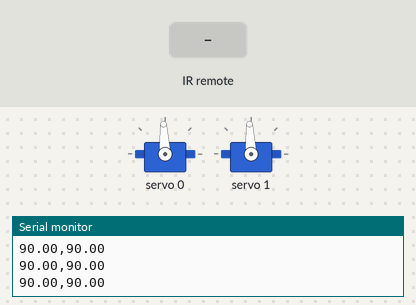
Simulated run of this sketch. Board: Arduino Uno, built with avr-gcc and run on an emulated ATmega328P. On the bench: 2 × servo, the last lines printed to the serial monitor. The test bench sets the inputs (shaded band).

Above: at 2.7 s.
2.8 s: infrared code 0xF708FF00 received
At 3.8 s:
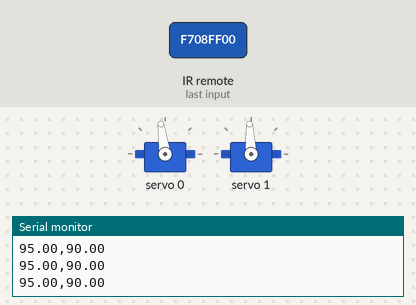
4.3 s: infrared code 0xF708FF00 received
At 4.8 s:
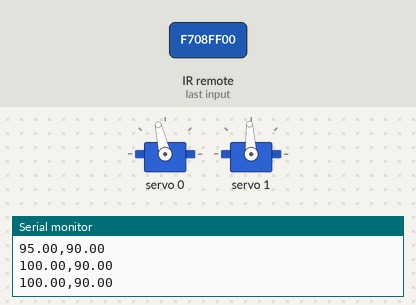
5.8 s: infrared code 0xA55AFF00 received
At 6.2 s:
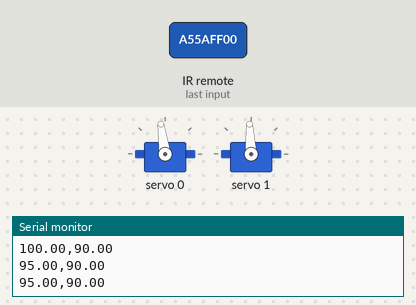
Timing chart, 0 to 8.8 s (numbered marks = the images above; inputs shaded):
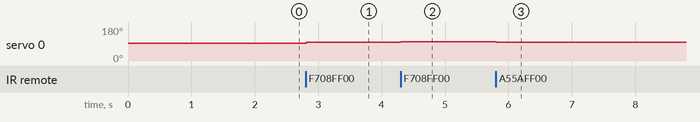

Measured:
- after the input at 2.8 s, servo 0: 93° → 98° at once
- after the input at 4.3 s, servo 0: 98° → 103° at once
- after the input at 5.8 s, servo 0: 103° → 98° at once

The sketch:

Control_inT.ino
```cpp
// =====================================================================
// Control_A.ino - Control de pán-tilt con PCA9685 + IR (KY-022)
// Modo inicial: REMOTO (R). Cambia con T, J o R por monitor serie.
// =====================================================================

#include <Wire.h>
#include <Adafruit_PWMServoDriver.h>
#include <IRremote.h>

// ========== CONFIGURACIÓN PCA9685 ==========
Adafruit_PWMServoDriver pwm = Adafruit_PWMServoDriver(0x40);
#define SERVO_FREQ 50
#define TIC_0     102
#define TIC_180   512

#define CHAN_ROTACION    0
#define CHAN_INCLINACION 1
#define MIN_INCLINACION  21

// ========== CONFIGURACIÓN JOYSTICK ==========
#define PIN_JOY_X   A0
#define PIN_JOY_Y   A1

// ========== CONFIGURACIÓN IR ==========
#define PIN_IR      11
#define PASO_IR     5.0          // grados por pulsación
#define IR_BTN_4    0xF708FF00   // rotación +
#define IR_BTN_6    0xA55AFF00   // rotación -
#define IR_BTN_2    0xE718FF00   // inclinación +
#define IR_BTN_8    0xAD52FF00   // inclinación -

// ========== VARIABLES GLOBALES ==========
float anguloRotacion = 90.0;
float anguloInclinacion = 90.0;
char modoControl = 'R';          // <--- AHORA EMPIEZA EN REMOTO
String inputString = "";

unsigned long lastIrTime = 0;
uint32_t lastIrCode = 0;

// ========== FUNCIONES ==========
int gradosATics(float grados) {
  return (int)map(grados, 0.0, 180.0, TIC_0, TIC_180);
}

void moverServo(int canal, float grados) {
  if (grados < 0.0) grados = 0.0;
  if (grados > 180.0) grados = 180.0;
  int tics = gradosATics(grados);
  if (tics < TIC_0) tics = TIC_0;
  if (tics > TIC_180) tics = TIC_180;
  pwm.setPWM(canal, 0, tics);
}

void leerJoystick() {
  int rawX = analogRead(PIN_JOY_X);
  int rawY = analogRead(PIN_JOY_Y);
  float rot = map(rawX, 0, 1023, 0, 180);
  float inc = map(rawY, 0, 1023, 0, 180);
  if (inc < MIN_INCLINACION) inc = MIN_INCLINACION;
  anguloRotacion = rot;
  anguloInclinacion = inc;
  moverServo(CHAN_ROTACION, anguloRotacion);
  moverServo(CHAN_INCLINACION, anguloInclinacion);
}

void procesarComando(String cmd) {
  cmd.trim();
  if (cmd.length() == 0) return;

  if (cmd.length() == 1) {
    char c = cmd.charAt(0);
    if (c == 'T' || c == 't') {
      modoControl = 'T';
      Serial.println("Modo: Terminal (envía pares rot,inc)");
      return;
    } else if (c == 'J' || c == 'j') {
      modoControl = 'J';
      Serial.println("Modo: Joystick (A0 y A1)");
      leerJoystick();
      return;
    } else if (c == 'R' || c == 'r') {
      modoControl = 'R';
      Serial.println("Modo: Remoto IR (botones 4,6,2,8)");
      return;
    } else if (c == '?') {
      Serial.println("Comandos: T (Terminal), J (Joystick), R (Remoto), ? (ayuda)");
      return;
    } else {
      Serial.println("Comando no válido. Usa T, J, R o ?");
      return;
    }
  }

  // Modo terminal: procesar "rot,inc"
  if (modoControl != 'T') {
    Serial.println("No estás en modo Terminal. Envía 'T' primero.");
    return;
  }

  int sepIndex = cmd.indexOf(',');
  if (sepIndex == -1) sepIndex = cmd.indexOf(' ');
  if (sepIndex == -1) {
    Serial.println("Formato: rotacion,inclinacion (ej: 45,120)");
    return;
  }

  float rot = cmd.substring(0, sepIndex).toFloat();
  float inc = cmd.substring(sepIndex + 1).toFloat();

  if (rot < 0 || rot > 180) {
    Serial.println("Rotación fuera de rango (0-180)");
    return;
  }
  if (inc < MIN_INCLINACION) {
    Serial.print("Inclinación mínima: ");
    Serial.println(MIN_INCLINACION);
    inc = MIN_INCLINACION;
  } else if (inc > 180) {
    Serial.println("Inclinación >180");
    return;
  }

  anguloRotacion = rot;
  anguloInclinacion = inc;
  moverServo(CHAN_ROTACION, anguloRotacion);
  moverServo(CHAN_INCLINACION, anguloInclinacion);

  Serial.print(anguloRotacion);
  Serial.print(",");
  Serial.println(anguloInclinacion);
}

// ========== SETUP ==========
void setup() {
  Serial.begin(9600);
  Serial.println("Iniciando PCA9685...");

  pwm.begin();
  pwm.setPWMFreq(SERVO_FREQ);
  delay(10);

  moverServo(CHAN_ROTACION, 90.0);
  moverServo(CHAN_INCLINACION, 90.0);
  anguloRotacion = 90.0;
  anguloInclinacion = 90.0;

  IrReceiver.begin(PIN_IR, DISABLE_LED_FEEDBACK);

  // Enviar posición inicial
  Serial.print(anguloRotacion);
  Serial.print(",");
  Serial.println(anguloInclinacion);

  Serial.println("Sistema listo.");
  Serial.println("Modo inicial: REMOTO (usa el mando)");
  Serial.println("Envía T, J o R por el monitor para cambiar de modo.");
}

// ========== LOOP ==========
void loop() {
  // --- Procesar comandos serie ---
  while (Serial.available()) {
    char c = Serial.read();
    if (c == '\n' || c == '\r') {
      if (inputString.length() > 0) {
        procesarComando(inputString);
        inputString = "";
      }
    } else {
      inputString += c;
    }
  }

  // --- Modo Joystick ---
  if (modoControl == 'J') {
    leerJoystick();
    Serial.print(anguloRotacion);
    Serial.print(",");
    Serial.println(anguloInclinacion);
    delay(20);  // pausa para no saturar
  }

  // --- Modo Remoto IR ---
  if (modoControl == 'R') {
    if (IrReceiver.decode()) {
      uint32_t code = IrReceiver.decodedIRData.decodedRawData;
      bool isRepeat = (IrReceiver.decodedIRData.flags & IRDATA_FLAGS_IS_REPEAT);

      // Ignoramos repeticiones y hacemos debounce (150ms)
      if (!isRepeat && code != 0 && (millis() - lastIrTime > 150)) {
        bool moved = false;

        if (code == IR_BTN_4) {
          anguloRotacion += PASO_IR;
          if (anguloRotacion > 180.0) anguloRotacion = 180.0;
          moverServo(CHAN_ROTACION, anguloRotacion);
          moved = true;
        } else if (code == IR_BTN_6) {
          anguloRotacion -= PASO_IR;
          if (anguloRotacion < 0.0) anguloRotacion = 0.0;
          moverServo(CHAN_ROTACION, anguloRotacion);
          moved = true;
        } else if (code == IR_BTN_2) {
          anguloInclinacion += PASO_IR;
          if (anguloInclinacion > 180.0) anguloInclinacion = 180.0;
          moverServo(CHAN_INCLINACION, anguloInclinacion);
          moved = true;
        } else if (code == IR_BTN_8) {
          anguloInclinacion -= PASO_IR;
          if (anguloInclinacion < MIN_INCLINACION) anguloInclinacion = MIN_INCLINACION;
          moverServo(CHAN_INCLINACION, anguloInclinacion);
          moved = true;
        }

        if (moved) {
          Serial.print(anguloRotacion);
          Serial.print(",");
          Serial.println(anguloInclinacion);
          lastIrTime = millis();
        }
      }
      IrReceiver.resume();  // siempre reanudar
    }
  }

  // --- Envío periódico de posición (cada 500ms) para Python ---
  static unsigned long lastSend = 0;
  if (millis() - lastSend > 500) {
    lastSend = millis();
    Serial.print(anguloRotacion);
    Serial.print(",");
    Serial.println(anguloInclinacion);
  }

  delay(10);  // pequeña pausa para estabilizar el I2C y evitar sobrecarga
}
```
